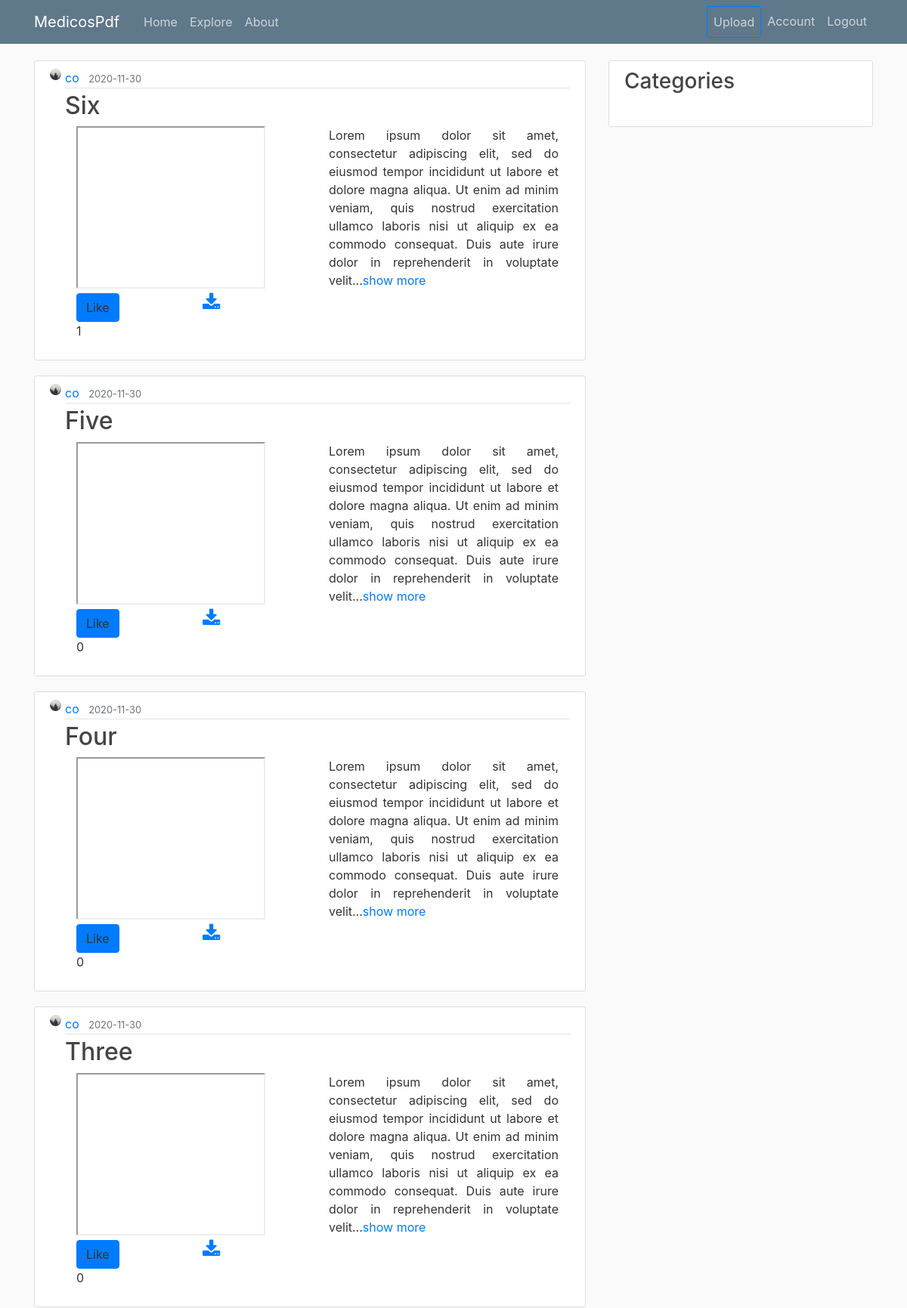
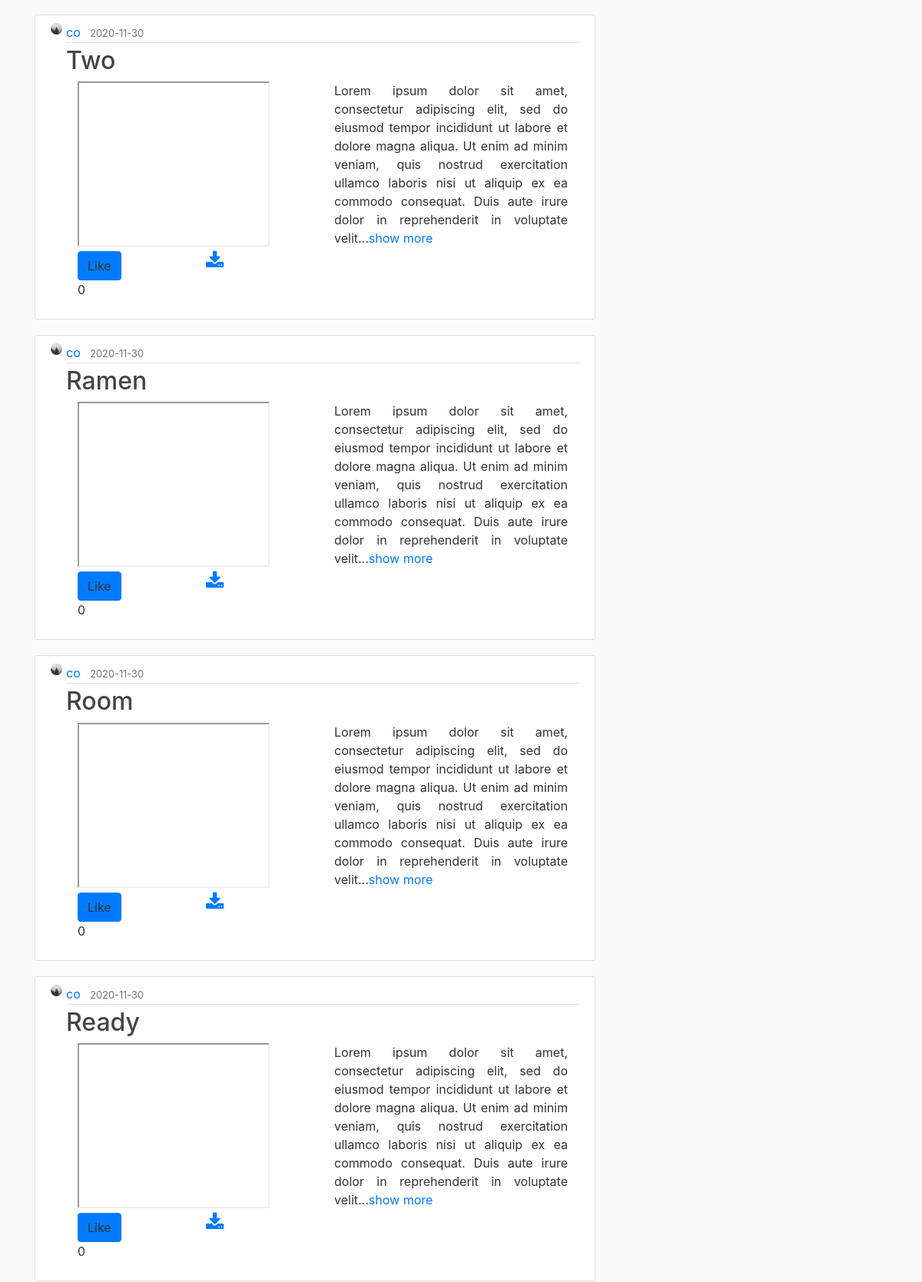
The page /explore (signed in, upper part) on the database its author committed (2 pictures, top to bottom).
### medicospdf/models.py (models this page shows, shortened)
class Slide(db.Model):
    __searchable__  = ['title', 'description']
    id = db.Column(db.Integer, primary_key = True)
    title = db.Column(db.String(200), nullable = False)
    description = db.Column(db.Text, nullable = False)
    file = db.Column(db.String(1000), nullable = False)
    date_posted = db.Column(db.DateTime, nullable=False, default=datetime.utcnow)
    user_id = db.Column(db.Integer, db.ForeignKey('user.id'), nullable = False)
    likes = db.relationship('SlideLike', backref = 'slide', lazy = True)
    comments = db.relationship('Comment', backref = 'slide', lazy = True)
    category_id = db.Column(db.Integer, db.ForeignKey('category.id'), nullable = True)

class User(db.Model, UserMixin):
    id = db.Column(db.Integer, primary_key=True)
    username = db.Column(db.String(20), unique=True, nullable=False)
    email = db.Column(db.String(120), unique=True, nullable=False)
    image_file = db.Column(db.String(20), nullable=False, default='default.jpg')
    password = db.Column(db.String(60), nullable=False)
    is_admin = db.Column(db.Boolean, default = False)
    posts = db.relationship('Post', backref='author', lazy=True)
    slides = db.relationship('Slide', backref = 'author', lazy = True)
    liked = db.relationship('SlideLike', foreign_keys = 'SlideLike.user_id',
        backref = 'author', lazy = True)
    comments = db.relationship('Comment', backref = 'author', lazy = True)
    categories = db.relationship('Category', backref = 'author', lazy = True)
    followed = db.relationship('User', secondary = followers,
                                primaryjoin = (followers.c.follower_id == id),
                                secondaryjoin = (followers.c.followed_id == id),
                                backref = db.backref('followers', lazy = 'dynamic'),
                                lazy = 'dynamic')
    def has_liked_slide(self, slide):
        return SlideLike.query.filter(
            SlideLike.user_id == self.id,
            SlideLike.slide_id == slide.id).count()>0

### medicospdf/routes.py (the view)
@app.route('/explore')
def explore():
    page = request.args.get('page', 1, type = int)
    slides = Slide.query.order_by(Slide.date_posted.desc()).paginate(page = page, per_page = 10)
    return render_template('explore.html', posts = slides)

### medicospdf/models.py (called while the page is built)
@login_manager.user_loader
def load_user(user_id):
    return User.query.get(int(user_id))

### medicospdf/templates/explore.html (shortened to what this page needs)
{% extends 'layout.html' %}
{% block content %}
    {% for slide in posts.items %}
        <article class="media content-section">
          <img class="rounded-circle article-img" src="{{ url_for('static', filename = 'profile_pics/' + slide.author.image_file) }}">
          <div class="media-body">
            <div class="article-metadata">
              <a class="mr-2" href="{{ url_for('account', user_id = slide.author.id) }}">{{ slide.author.username }}</a>
              <small class="text-muted">{{ slide.date_posted.strftime('%Y-%m-%d') }}</small>
            </div>
            <h2><a class="article-title" href="{{url_for('slide', slide_id = slide.id)}}">{{ slide.title }}</a></h2>
            <div class="container">
              <div class="row">
                <div class="col">
                  <iframe name="plugin" src="{{ url_for('static', filename = 'slide_files/'+ slide.file) }}" type="application/pdf" width="250" height="215"></iframe>
                  <div class="row">
                    <div class="col">
                      {% if current_user.has_liked_slide(slide) %}
                       <a class="unlike btn btn-primary" id="like_{{slide.id}}">Liked</a>
                      {% else %}
                        <a class="like btn btn-primary" id="like_{{slide.id}}">Like</a>
                      {% endif %}
                      <p id = "likeCount_{{slide.id}}">{{ slide.likes | count }}</p>
                    </div>
                    <div class="col">
                      <a href="{{ url_for('download', name = slide.file) }}">
                      <i class="fa fa-download"></i></a>
                    </div>
                  </div>
                </div>
                <div class="col">
                  <p class="article-content text-justify">{{ slide.description | truncate(300)}}<a href="{{ url_for('slide', slide_id = slide.id) }}">show more</a></p>
                </div>
              </div>
            </div>
          </div>
        </article>
    {% endfor %}
{% endblock %}

### medicospdf/static/main.css (style rules this page uses)
body { background: #fafafa; color: #333333; margin-top: 5rem; }
h1, h2, h3, h4, h5, h6 { color: #444444; }
.fa { font-size: 20px; }
.content-section { background: #ffffff; padding: 10px 20px; border: 1px solid #dddddd; border-radius: 3px; margin-bottom: 20px; }
.article-title { color: #444444; }
.article-content { white-space: pre-line; }
.article-img { height: 15px; width: 15px; margin-right: 5px; }
.article-metadata { padding-bottom: 1px; margin-bottom: 4px; border-bottom: 1px solid #e3e3e3 }

### medicospdf/templates/layout.html (style rules this page uses)
.fa { font-size: 25px; cursor: pointer; user-select: none; }

### rows shown on the page
Slide: image_file (placeholder picture), author.username "co", date_posted "2020-11-30", title "Six", likes|count "1", description "Lorem ipsum dolor sit amet, consectetur adipiscing elit, sed do eiusmod tempor incididunt ut labore et dolore magna aliqua. Ut enim ad minim veniam, quis nostrud exercitation ullamco laboris nisi ut aliquip ex ea commodo consequat. Duis aute irure dolor in reprehenderit in voluptate velit..."
Slide: image_file (placeholder picture), author.username "co", date_posted "2020-11-30", title "Five", likes|count "0", description "Lorem ipsum dolor sit amet, consectetur adipiscing elit, sed do eiusmod tempor incididunt ut labore et dolore magna aliqua. Ut enim ad minim veniam, quis nostrud exercitation ullamco laboris nisi ut aliquip ex ea commodo consequat. Duis aute irure dolor in reprehenderit in voluptate velit..."
Slide: image_file (placeholder picture), author.username "co", date_posted "2020-11-30", title "Four", likes|count "0", description "Lorem ipsum dolor sit amet, consectetur adipiscing elit, sed do eiusmod tempor incididunt ut labore et dolore magna aliqua. Ut enim ad minim veniam, quis nostrud exercitation ullamco laboris nisi ut aliquip ex ea commodo consequat. Duis aute irure dolor in reprehenderit in voluptate velit..."
Slide: image_file (placeholder picture), author.username "co", date_posted "2020-11-30", title "Three", likes|count "0", description "Lorem ipsum dolor sit amet, consectetur adipiscing elit, sed do eiusmod tempor incididunt ut labore et dolore magna aliqua. Ut enim ad minim veniam, quis nostrud exercitation ullamco laboris nisi ut aliquip ex ea commodo consequat. Duis aute irure dolor in reprehenderit in voluptate velit..."
Slide: image_file (placeholder picture), author.username "co", date_posted "2020-11-30", title "Two", likes|count "0", description "Lorem ipsum dolor sit amet, consectetur adipiscing elit, sed do eiusmod tempor incididunt ut labore et dolore magna aliqua. Ut enim ad minim veniam, quis nostrud exercitation ullamco laboris nisi ut aliquip ex ea commodo consequat. Duis aute irure dolor in reprehenderit in voluptate velit..."
Slide: image_file (placeholder picture), author.username "co", date_posted "2020-11-30", title "Ramen", likes|count "0", description "Lorem ipsum dolor sit amet, consectetur adipiscing elit, sed do eiusmod tempor incididunt ut labore et dolore magna aliqua. Ut enim ad minim veniam, quis nostrud exercitation ullamco laboris nisi ut aliquip ex ea commodo consequat. Duis aute irure dolor in reprehenderit in voluptate velit..."
Slide: image_file (placeholder picture), author.username "co", date_posted "2020-11-30", title "Room", likes|count "0", description "Lorem ipsum dolor sit amet, consectetur adipiscing elit, sed do eiusmod tempor incididunt ut labore et dolore magna aliqua. Ut enim ad minim veniam, quis nostrud exercitation ullamco laboris nisi ut aliquip ex ea commodo consequat. Duis aute irure dolor in reprehenderit in voluptate velit..."
Slide: image_file (placeholder picture), author.username "co", date_posted "2020-11-30", title "Ready", likes|count "0", description "Lorem ipsum dolor sit amet, consectetur adipiscing elit, sed do eiusmod tempor incididunt ut labore et dolore magna aliqua. Ut enim ad minim veniam, quis nostrud exercitation ullamco laboris nisi ut aliquip ex ea commodo consequat. Duis aute irure dolor in reprehenderit in voluptate velit..."
